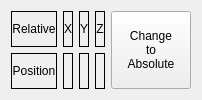
         <widget class="QWidget" name="page_5">
          <layout class="QGridLayout" name="gridLayout">
           <item row="2" column="3">
            <widget class="StatusLabel" name="statuslabel_7">
             <property name="font">
              <font>
               <family>DejaVu Sans</family>
               <pointsize>12</pointsize>
              </font>
             </property>
             <property name="frameShape">
              <enum>QFrame::Box</enum>
             </property>
             <property name="alignment">
              <set>Qt::AlignCenter</set>
             </property>
             <property name="rules" stdset="0">
              <string>[{&quot;channels&quot;: [{&quot;url&quot;: &quot;position:rel?string&amp;axis=z&quot;, &quot;trigger&quot;: true}], &quot;property&quot;: &quot;Text&quot;, &quot;expression&quot;: &quot;ch[0]&quot;, &quot;name&quot;: &quot;Reletive Position&quot;}]</string>
             </property>
            </widget>
           </item>
           <item row="2" column="2">
            <widget class="StatusLabel" name="statuslabel_4">
             <property name="font">
              <font>
               <family>DejaVu Sans</family>
               <pointsize>12</pointsize>
              </font>
             </property>
             <property name="frameShape">
              <enum>QFrame::Box</enum>
             </property>
             <property name="alignment">
              <set>Qt::AlignCenter</set>
             </property>
             <property name="rules" stdset="0">
              <string>[{&quot;channels&quot;: [{&quot;url&quot;: &quot;position:rel?string&amp;axis=y&quot;, &quot;trigger&quot;: true}], &quot;property&quot;: &quot;Text&quot;, &quot;expression&quot;: &quot;ch[0]&quot;, &quot;name&quot;: &quot;Reletive Position&quot;}]</string>
             </property>
            </widget>
           </item>
           <item row="2" column="1">
            <widget class="StatusLabel" name="statuslabel">
             <property name="font">
              <font>
               <family>DejaVu Sans</family>
               <pointsize>12</pointsize>
              </font>
             </property>
             <property name="frameShape">
              <enum>QFrame::Box</enum>
             </property>
             <property name="alignment">
              <set>Qt::AlignCenter</set>
             </property>
             <property name="rules" stdset="0">
              <string>[{&quot;channels&quot;: [{&quot;url&quot;: &quot;position:rel?string&amp;axis=x&quot;, &quot;trigger&quot;: true}], &quot;property&quot;: &quot;Text&quot;, &quot;expression&quot;: &quot;ch[0]&quot;, &quot;name&quot;: &quot;Reletive Position&quot;}]</string>
             </property>
            </widget>
           </item>
           <item row="1" column="4" rowspan="2">
            <widget class="QPushButton" name="droAbsoluteBtn">
             <property name="sizePolicy">
              <sizepolicy hsizetype="Preferred" vsizetype="Preferred">
               <horstretch>0</horstretch>
               <verstretch>0</verstretch>
              </sizepolicy>
             </property>
             <property name="text">
              <string>Change
to
Absolute</string>
             </property>
             <property name="page" stdset="0">
              <number>1</number>
             </property>
             <attribute name="buttonGroup">
              <string notr="true">droSmallNavBtns</string>
             </attribute>
            </widget>
           </item>
           <item row="2" column="0">
            <widget class="QLabel" name="label_5">
             <property name="frameShape">
              <enum>QFrame::Box</enum>
             </property>
             <property name="text">
              <string>Position</string>
             </property>
             <property name="alignment">
              <set>Qt::AlignCenter</set>
             </property>
            </widget>
           </item>
           <item row="1" column="3">
            <widget class="StatusLabel" name="statuslabel_26">
             <property name="frameShape">
              <enum>QFrame::Box</enum>
             </property>
             <property name="text">
              <string>Z</string>
             </property>
             <property name="alignment">
              <set>Qt::AlignCenter</set>
             </property>
             <property name="rules" stdset="0">
              <string>[{&quot;channels&quot;: [{&quot;url&quot;: &quot;status:joint.2.homed&quot;, &quot;trigger&quot;: true}], &quot;property&quot;: &quot;Style Sheet&quot;, &quot;expression&quot;: &quot;'border-color: #00EE00;' if ch[0] else ''&quot;, &quot;name&quot;: &quot;Z Axis Homed&quot;}]</string>
             </property>
            </widget>
           </item>
           <item row="1" column="2">
            <widget class="StatusLabel" name="statuslabel_25">
             <property name="frameShape">
              <enum>QFrame::Box</enum>
             </property>
             <property name="text">
              <string>Y</string>
             </property>
             <property name="alignment">
              <set>Qt::AlignCenter</set>
             </property>
             <property name="rules" stdset="0">
              <string>[{&quot;channels&quot;: [{&quot;url&quot;: &quot;status:joint.1.homed&quot;, &quot;trigger&quot;: true}], &quot;property&quot;: &quot;Style Sheet&quot;, &quot;expression&quot;: &quot;'border-color: #00EE00;' if ch[0] else ''&quot;, &quot;name&quot;: &quot;Y Axis Homed&quot;}]</string>
             </property>
            </widget>
           </item>
           <item row="1" column="1">
            <widget class="StatusLabel" name="statuslabel_24">
             <property name="styleSheet">
              <string notr="true"/>
             </property>
             <property name="frameShape">
              <enum>QFrame::Box</enum>
             </property>
             <property name="lineWidth">
              <number>1</number>
             </property>
             <property name="text">
              <string>X</string>
             </property>
             <property name="alignment">
              <set>Qt::AlignCenter</set>
             </property>
             <property name="rules" stdset="0">
              <string>[{&quot;channels&quot;: [{&quot;url&quot;: &quot;status:joint.0.homed&quot;, &quot;trigger&quot;: true}], &quot;property&quot;: &quot;Style Sheet&quot;, &quot;expression&quot;: &quot;'border-color: #00EE00' if ch[0] == 1 else ''&quot;, &quot;name&quot;: &quot;X Axis Homed&quot;}]</string>
             </property>
            </widget>
           </item>
           <item row="1" column="0">
            <widget class="QLabel" name="label">
             <property name="frameShape">
              <enum>QFrame::Box</enum>
             </property>
             <property name="text">
              <string>Relative</string>
             </property>
             <property name="alignment">
              <set>Qt::AlignCenter</set>
             </property>
            </widget>
           </item>
          </layout>
         </widget>
